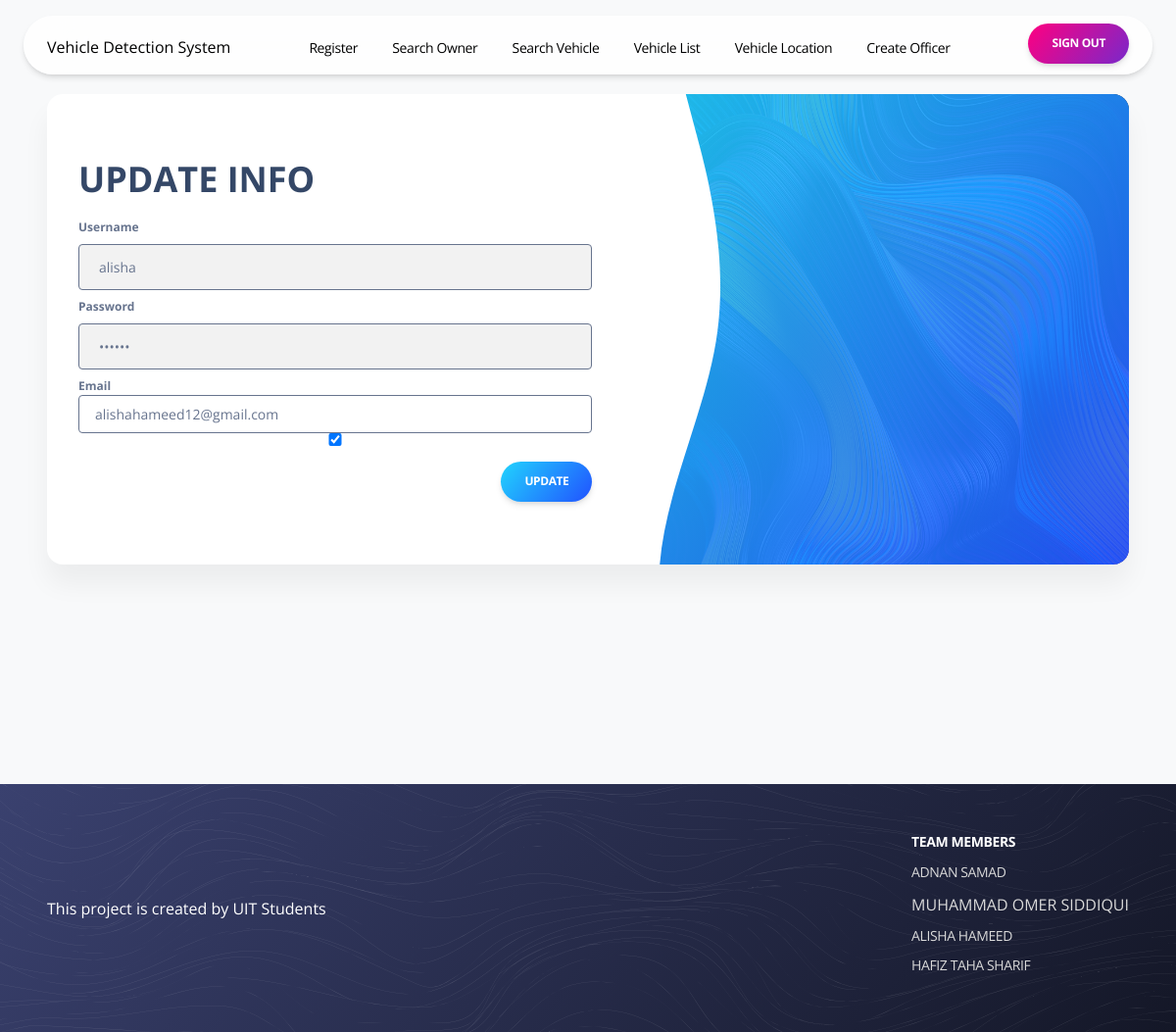
Page /update/3 (signed in) on the committed database.
### app.py (models this page shows)
class User(db.Model,UserMixin):
    id = db.Column(db.Integer, primary_key=True)
    username = db.Column(db.String(50), unique=True, nullable=False)
    password = db.Column(db.String(100), nullable=False)
    email = db.Column(db.String(100), unique=True, nullable=False)
    is_admin = db.Column(db.Boolean, default=False)

### app.py (the view, shortened to what this page needs)
@app.route('/update/<int:id>', methods=['GET', 'POST'])
def update(id):
    if not current_user.is_admin:
        abort(403)
    user = User.query.get_or_404(id)
    return render_template('update.html', user=user)

### app.py (called while the page is built)
@login_manager.user_loader
def load_user(user_id):
    return User.query.get(int(user_id))

### templates/update.html (shortened to what this page needs)
<!DOCTYPE html>
<html lang="en">
  <head>
    <link rel="stylesheet" href="static/css/style.css" />
  </head>
<body>
    <link rel="stylesheet" type="text/css" href="{{ url_for('static', filename='css/style.css') }}">
      <div class="register-container">
        <div class="register-contact">
          <div class="register-container1">
            <div class="register-form">
              <h2 class="register-text HeadingOne">UPDATE INFO</h2>
              <form class="register-form1" method="POST">
                <label class="sign-in-text1 Label">Username</label>
                  <input
                  type="text"
                  required=""
                  placeholder="Enter Username"
                  value="{{ user.username }}"
                  name="username"
                  class="sign-in-textinput Small input"
                />
                <label class="sign-in-text2 Label">Password</label>
                <input
                  type="password"
                  required=""
                  placeholder=" Enter Password"
                  value="{{ user.password }}"
                  name="password"
                  class="sign-in-textinput1 Small input"
                />
                <label class="sign-in-text2 Label">Email</label>
                <input
                  type="email"
                  required=""
                  placeholder=" Enter Email"
                  id="email"
                  value="{{ user.email }}"
                  name="email"
                  class="sign-in-textinput1 Small input"
                />
                <input type="checkbox" name="is_admin" {% if user.is_admin %}checked{% endif %}
                  required=""
                  class="sign-in-textinput1 Small input"
                  >
                  <div class="register-container2">
                    <div class="register-container3">
                      <div
                        class="primary-blue-button-container primary-blue-button-root-class-name6"
                      >
                        <button
                          class="primary-blue-button-button button ButtonSmall"
                        >
                          <span>UPDATE</span>
                        </button>
                      </div>
                    </div>
                  </div>
              </form>
</div>
<div class="register-info">
  <img
    alt="image"
    src="/static/css/photos/wave-1.svg"
    class="register-image"
  />
  <div class="register-container4"></div>
</div>
</div>
</div>
      </div>
<footer class="footer-footer">
<div class="footer-container">
<div class="footer-container1">
  <span>This project is created by UIT Students</span>
</div>
<div class="footer-container2">
  <div class="footer-container3">
    <span class="footer-text1 Large">TEAM MEMBERS</span>
    <span class="footer-text2 Large">ADNAN SAMAD</span>
    <span class="footer-text3">MUHAMMAD OMER SIDDIQUI</span>
    <span class="footer-text4 Large">ALISHA HAMEED</span>
    <span class="footer-text5 Large">HAFIZ TAHA SHARIF</span>
  </div>
</div>
</div>
<img
alt="image"
src="/static/css/photos/waves-white.svg"
class="footer-image"
/>
</footer>
<div data-role="Header" class="header-header">
<nav class="header-nav">
<div class="header-container">
  <a >
    Vehicle Detection System
  </a>
  <div class="header-full-container1">
    <a class="header-navlink1 Large" href="/register">Register </a>
    <a class="header-navlink1 Large" href="/search_user">Search Owner </a>
    <a class="header-navlink1 Large" href="/search">Search Vehicle </a>
    <a class="header-navlink1 Large" href="/all_vehicles">Vehicle List </a>
    <a class="header-navlink1 Large" href="/vehicle_location">Vehicle Location </a>
    <a class="header-navlink1 Large" href="/create_officer">Create Officer </a>
  </div>
  <div class="header-container1">
    <div class="header-container2">
      <a href="logout" class="header-navlink6">
        <div class="primary-pink-button-container">
          <button
            class="primary-pink-button-button button ButtonSmall"
          >
            <span>SIGN OUT</span>
          </button>
        </div>
      </a>
    </div>
  </div>
</div>
</nav>
</div>
</body>
</html>

### templates/update.html (style rules this page uses)
html { line-height: 1.15; }
body { margin: 0; }
* { box-sizing: border-box; border-width: 0; border-style: solid; }
p,li,ul,pre,div,h1,h2,h3,h4,h5,h6,figure,blockquote,figcaption { margin: 0; padding: 0; }
button { background-color: transparent; }
button,input,optgroup,select,textarea { font-family: inherit; font-size: 100%; line-height: 1.15; margin: 0; }
button,select { text-transform: none; }
button,[type="button"],[type="reset"],[type="submit"] button::-moz-focus-inner,[type="button"]::-moz-focus-inner,[type="reset"]::-moz-focus-inner,[type="submit"]::-moz-focus-inner { border-style: none; padding: 0; }
a { color: inherit; text-decoration: inherit; }
input { padding: 2px 4px; }
img { display: block; }
html { scroll-behavior: smooth }
html { font-family: Open Sans; font-size: 1rem; }
body { font-weight: 400; font-style:normal; text-decoration: none; text-transform: none; letter-spacing: normal; line-height: 1.625; color: var(--dl-color-secondary-400); background-color: var(--dl-color-gray-white); }
html * { -webkit-font-smoothing: antialiased; }
input::placeholder, textarea::placeholder { color: #d2d6da; }

### rows in the picture
User: username "alisha", email "alishahameed12@gmail.com", is_admin "☑"
